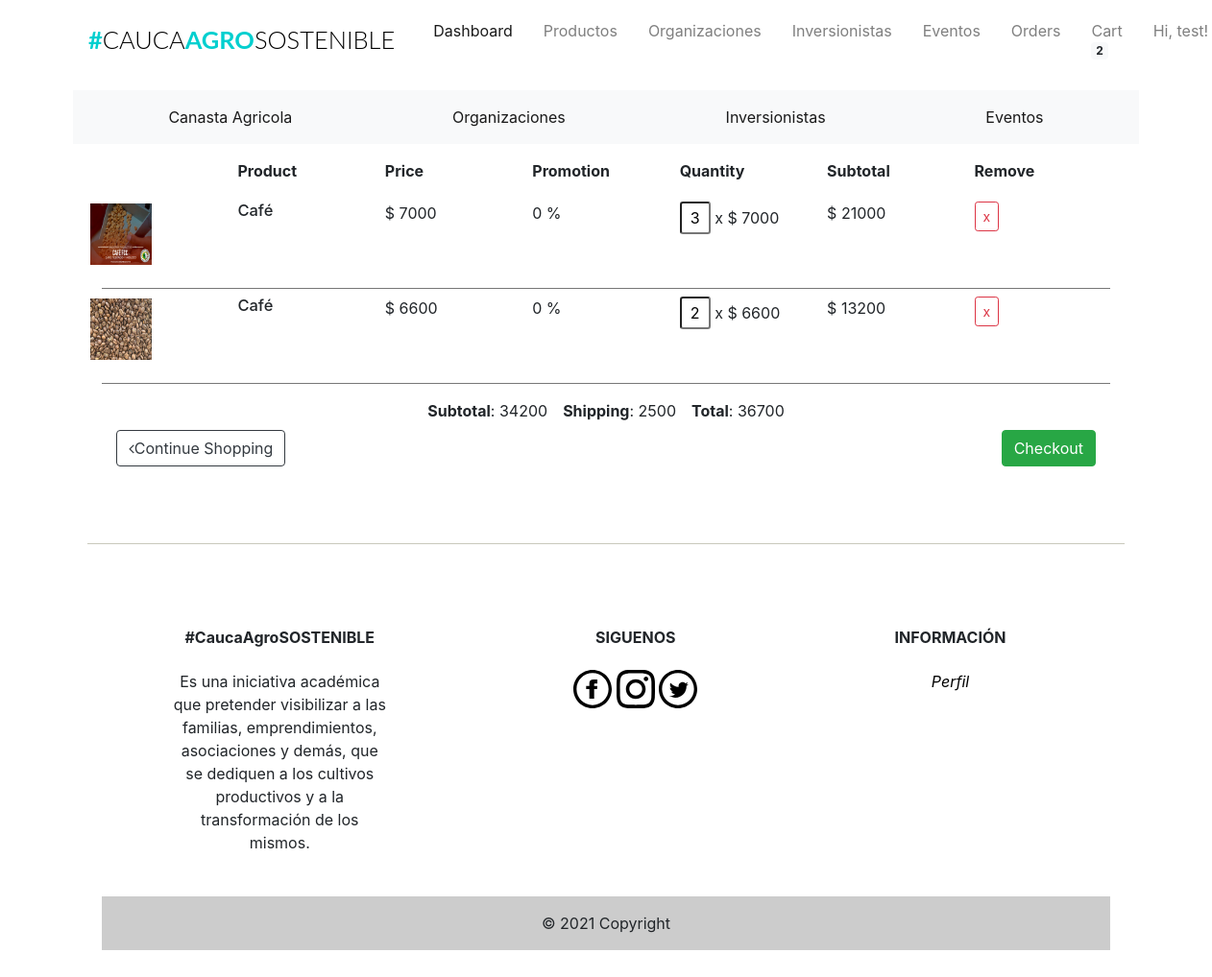
Before: /cart (signed in) with the older database file.
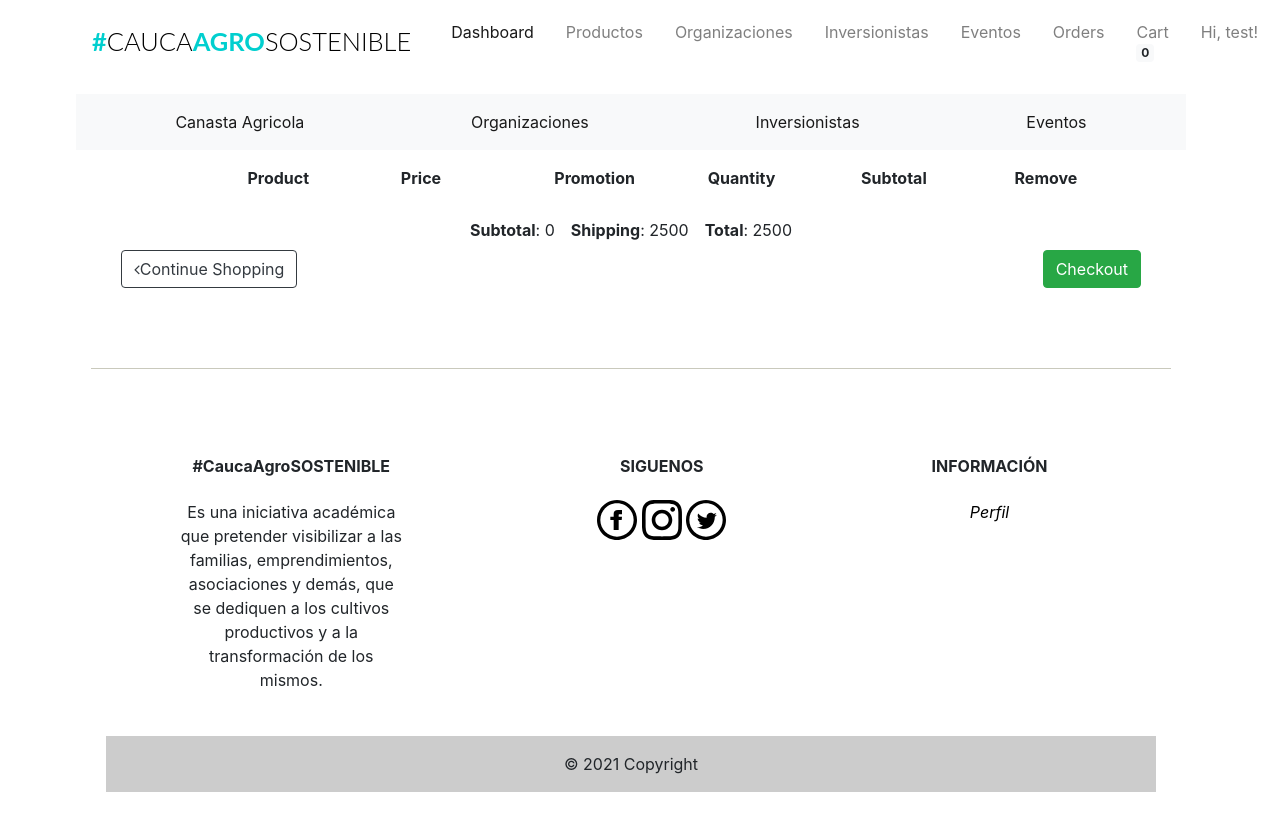
After: the same page with the newer database file.
### app/models.py (models this page shows, shortened)
class Users(UserMixin, db.Model):
    __tablename__ = "users"
    id = db.Column(db.Integer, primary_key=True)
    firstname = db.Column(db.String(24), index=True)
    lastname = db.Column(db.String(24), index=True)
    email = db.Column(db.String(50), index=True, unique=True)
    password_hash = db.Column(db.String)
    phonenumber = db.Column(db.String(18), index=True, unique=True)
    is_admin = db.Column(db.Boolean, default=False)
    order = db.relationship('Orders', backref='user')
    kart = db.relationship('Kart', uselist=False, backref='user')
    shipping_info = db.relationship('Shipping', backref='user', lazy='dynamic')

class Kart(db.Model):
    __tablename__ = 'kart'
    id = db.Column(db.Integer, primary_key=True)
    product_id = db.Column(db.Integer, db.ForeignKey('products.id'))
    product = db.relationship('Products', uselist=False)
    quantity = db.Column(db.Integer)
    subtotal = db.Column(db.Integer) # TODO: Esto se puede quitar
    user_id = db.Column(db.Integer, db.ForeignKey('users.id'))

class Products(db.Model):
    __tablename__ = 'products'
    id = db.Column(db.Integer, primary_key=True)
    product_name = db.Column(db.String(100), index=True)
    product_price = db.Column(db.Integer, index=True)
    product_image = db.Column(db.String(120))
    product_description = db.Column(db.String(200))
    product_stock = db.Column(db.Integer)
    promotion_value = db.Column(db.Integer, index=True)
    organizacion_id = db.Column(db.Integer, db.ForeignKey('organizaciones.id'))

### app/users/routes.py (the view)
@users.route('/cart', methods=["GET", "POST"])
def cart():
    if current_user.is_anonymous:
        count = 0
        user = 0
        cartlist = []
        shipping = None
    else:
        user = current_user.id
        user_info = Users.query.get(user)
        count = Kart.query.filter_by(user_id=user).count()
        cartlist = Kart.query.filter_by(user_id=user).all()
        shipping = Shipping.query.filter_by(user_id=user).first()
    form = CartForm()
    price = ShippingPrice()
    items_subtotals = subtotals()
    if shipping is None:
        flash('Please fill shipping information.')
        return redirect(url_for('users.profile'))
    if current_user.is_anonymous:
        flash('Please login or register to be able to add a shipping address')
        return render_template('users/cart.html', count=count, cartlist=cartlist,
                               title="Cart", form=form, price=price, items_subtotals=items_subtotals, shipping=shipping)
    return render_template('users/cart.html', count=count, cartlist=cartlist,
                           title="Cart", form=form, price=price, items_subtotals=items_subtotals, shipping=shipping, user=user_info)

### app/users/forms.py
class CartForm(FlaskForm):
    quantity = IntegerField('1', validators=[DataRequired()])
    submit = SubmitField('Submit')

### app/models.py (called while the page is built)
@login_manager.user_loader
def load_user(id):
    return Users.query.get(int(id))

### app/users/routes.py (called while the page is built)
def ShippingPrice():
    shipping_price = 0
    if current_user.is_authenticated:
        items = Kart.query.filter_by(user_id=current_user.id).all()
        acum = 0
        for item in items:
            acum += item.quantity
        shipping_price = (int(acum / 10) + 1) * 2500
    return shipping_price

def subtotals():
    subtotals = 0
    if current_user.is_authenticated:
        products = Kart.query.filter_by(user_id=current_user.id).all()
        for product in products:
            subtotals += product.subtotal
    return subtotals

### app/templates/users/cart.html (shortened to what this page needs)
{% extends "base.html" %}
{% block body%}
<link href="//maxcdn.bootstrapcdn.com/font-awesome/4.1.0/css/font-awesome.min.css" rel="stylesheet">
<link href="{{ url_for('static', filename='css/cart.css')}}" rel="stylesheet">
<div class="container">
	<div class="container">
		<div class="row">
				<div class="col">
				</div>
				<div class="col">
					<strong>Product</strong>
				</div>
				<div class="col">
						<strong>Price</strong>
				</div>
				<div class="col">
						<strong>Promotion</strong>
				</div>
				<div class="col">
						<strong>Quantity</strong>
				</div>
				<div class="col">
						<strong>Subtotal</strong>
				</div>
				<div class="col">
						<strong>Remove</strong>
				</div>
		</div>
		{% for items in cartlist %}
		<div class="row">
			<div class="col">
				<img src="{{ items.product.product_image }}" class="item-img img-responsive"/>
			</div>
			<div class="col">
        <h6 class="nomargin">
            <p>{{ items.product.product_name }}</p>
        </h6>
			</div>
			<div class="col">
        <span class="iso">$</span>
        <span class="iso">{{ items.product.product_price }}</span>
			</div>
			<div class="col">
        <span class="iso">{{ items.product.promotion_value}}</span>
        <span class="iso">%</span>
			</div>
			<div class="col">
						<p>
              <input type="text" name="quantity" class="qty form-control-sm" id="qty{{items.id}}" value="{{items.quantity}}" readonly>
              <span class="times">x</span>
              <span class="iso">$</span>
              <span class="item-price{{items.id}}">{{ items.product.product_price }}</span>
						</p>
			</div>
			<div class="col">
        <p>
            <span class="iso">$</span>
            <span class="item-total">{{ items.subtotal }}</span>
        </p>
			</div>
			<div class="col">
					<a href="{{ url_for('users.remove_item', id=items.id) }}" class=" btn btn-outline-danger btn-sm">x</a>
			</div>
		</div>
		<div class="line"></div>
		{% endfor %}
    <div class="container d-flex justify-content-center align-items-center">
      <span class="m-2"><strong>Subtotal</strong>: {{items_subtotals}}</span>
      <span class="m-2"><strong>Shipping</strong>: {{ price }}</span>
      <span class="m-2"><strong>Total</strong>: {{items_subtotals + price}}</span>
		</div>
    <div class="container">
      <a href="{{ url_for('home.homepage') }}" class="btn btn-outline-dark continue-shopping"><i class="fa fa-angle-left"></i>Continue Shopping</a>
      <a href="#" class="btn btn-success checkout-btn float-right" data-toggle="modal" data-target="#exampleModalCenter">Checkout</a>
    </div>
{% endblock %}

### app/templates/base.html (shortened to what this page needs)
<html>
  <head>
      <link href="{{ url_for('static', filename='css/bootstrap.min.css') }}"rel="stylesheet">
      <link href="{{ url_for('static', filename='css/st.css') }}"rel="stylesheet">
      <link href='https://api.mapbox.com/mapbox-gl-js/v2.3.1/mapbox-gl.css' rel='stylesheet' />
  </head>
  <body>
  {% include "navbar.html" %}
  {% include "categories/categories.html" %}
  <div class="container">
    {% block body %}
    {% endblock %}
  </div>
  <div class="push"></div>
  <hr class="footer-break"></hr>
{% include "footer.html" %}
</body>
</html>

### app/templates/navbar.html (shortened to what this page needs)
{% block navbar %}
<div class="container mt-1 mb-3">
  <nav class="navbar navbar-expand-lg navbar-light">
    <h1 class="brand_name">
      <a class="navbar-brand" href="{{ url_for('home.homepage') }}">#<span>CAUCA</span>AGRO<span>SOSTENIBLE</span></a>
    </h1>
    <div class="collapse navbar-collapse" id="navbarNav">
      <ul class="navbar-nav ml-auto mr-auto mt-2 mt-lg-0">
        {% if current_user.is_authenticated %}
        {% if current_user.is_admin %}
        <li class="nav-item ml-3">
          <a class="nav-link active" href="{{ url_for('home.admin_dashboard') }}">Dashboard</a>
        </li>
        <li class="nav-item ml-3">
          <a class="nav-link" href="{{ url_for('admin.list_products') }}">Productos</a>
        </li>
        <li class="nav-item ml-3">
          <a class="nav-link" href="{{ url_for('admin.list_organizaciones') }}">Organizaciones</a>
        </li>
        <li class="nav-item ml-3">
          <a class="nav-link" href="{{ url_for('admin.list_inversionistas') }}">Inversionistas</a>
        </li>
        <li class="nav-item ml-3">
          <a class="nav-link" href="{{ url_for('admin.list_eventos') }}">Eventos</a>
        </li>
        <li class="nav-item ml-3">
          <a class="nav-link" href="{{ url_for('admin.list_orders') }}">Orders</a>
        </li>
        <li class="nav-item ml-3">
          <a class="nav-link" href="{{ url_for('users.cart') }}">Cart<span class="badge badge-light">{{ count
              }}</span></a>
        </li>
        {% else %}
        <li class="nav-item ml-3">
          <a class="nav-link" href="{{ url_for('users.cart') }}">Cart<span class="badge badge-light">{{ count
              }}</span></a>
        </li>
        {% endif %}
        <li class="nav-item dropdown ml-3">
          <a class="nav-link dropdown-toggle" data-toggle="dropdown" href="#" role="button" aria-haspopup="true"
            aria-expanded="false">
            Hi, {{ current_user.firstname }}!
          </a>
        </li>
        {% endif %}
      </ul>
    </div>
  </nav>
</div>
{% endblock %}

### app/templates/categories/categories.html
{% block organizacion %}
<div class="container mt-1 mb-3 overflow-auto">
  <nav class="navbar navbar-expand navbar-light bg-light">
    <div class="collapse navbar-collapse" id="navbarNav">
      <ul class="navbar-nav d-flex justify-content-around">
        <li class="nav-item active">
          <a class="nav-link" href="{{ url_for('home.canasta') }}">Canasta Agricola</a>
        </li>
        <li class="nav-item active">
          <a class="nav-link" href="{{ url_for('home.organizaciones') }}">Organizaciones</a>
        </li>
        <li class="nav-item active">
          <a class="nav-link" href="{{ url_for('home.inversionistas')}}">Inversionistas</a>
        </li>
        <li class="nav-item active">
          <a class="nav-link" href="{{ url_for('home.eventos') }}">Eventos</a>
        </li>
      </ul>
    </div>
  </nav>
</div>
{% endblock %}

### app/templates/footer.html (shortened to what this page needs)
{% block footer %}
<div class="container my-5">
  <footer
          class="text-center text-lg-start text-black"
          style="background-color: #ffffff"
          >
    <div class="container p-4 pb-0">
      <section class="">
        <div class="row">
          <div class="col-md-3 col-lg-3 col-xl-3 mx-auto mt-3">
            <h6 class="text mb-4 font-weight-bold">
              #CaucaAgroSOSTENIBLE
            </h6>
            <p>
              Es una iniciativa
              académica que pretender visibilizar a las familias, emprendimientos, asociaciones y demás, que se dediquen
              a los cultivos productivos y a la transformación de los mismos.
            </p>
          </div>
          <div class="col-md-4 col-lg-3 col-xl-3 mx-auto mt-3">
            <h6 class="text-uppercase mb-4 font-weight-bold">Siguenos</h6>
            <a href="https://www.facebook.com/">
              <img src="{{ url_for('static',filename='iconmonstr-facebook.svg') }}" class="img-responsive svg-footer">
            </a>
            <a href="https://www.instagram.com/">
              <img src="{{ url_for('static',filename='iconmonstr-instagram.svg') }}" class="img-responsive svg-footer">
            </a>
            <a href="https://twitter.com/?lang=en">
              <img src="{{ url_for('static',filename='iconmonstr-twitter.svg') }}" class="img-responsive svg-footer">
            </a>
          </div>
          <div class="col-md-3 col-lg-2 col-xl-2 mx-auto mt-3">
            <h6 class="text-uppercase mb-4 font-weight-bold">Informaci&oacute;n</h6>
            <a href="{{ url_for('users.profile') }}">
              <p><i><span style="color:black;">Perfil</span></i><p>
            </a>
          </div>
        </div>
      </section>
    </div>
    <div class="text-center p-3" style="background-color: rgba(0, 0, 0, 0.2)">
      © 2021 Copyright
    </div>
  </footer>
</div>
{% endblock %}

### app/static/css/st.css (style rules this page uses)
.svg-footer { height: 2.5em; width: 2.5em; }
.footer-break { background-color:#e0e0d1; }
.brand_name .navbar-brand { font-size:1.59rem; text-transform: uppercase; font-family: 'Lato', sans-serif; font-weight: 700; color: #333; }
.brand_name >.navbar-brand { color:#01CFCF; text-decoration: none; }
.brand_name >.navbar-brand span { color: #000; font-weight: 300; }
.navbar-nav { width: 100%; align-items: flex-start; }
.push { height:4em; }
.row { margin-left: auto; margin-right: auto; margin-bottom: 20px; }
.row:after { content: ""; display: table; clear: both; }
.row .col { float: left; -webkit-box-sizing: border-box; box-sizing: border-box; padding: 0 0.75rem; min-height: 1px; }

### app/static/css/cart.css (style rules this page uses)
p,h1, h3, input, ul, h6 ,h5 { margin: 0; padding: 0; }
ul { list-style-type: none; }
@media screen and (max-width: 1280px) { .row { margin-left: -24px; } }

Changed rows visible on the page:
removed Kart: product.product_image (picture), product.product_name "Café", product.product_price "7000", product.promotion_value "0", quantity "3", subtotal "21000"
removed Kart: product.product_image (picture), product.product_name "Café", product.product_price "6600", product.promotion_value "0", quantity "2", subtotal "13200"
Other visible differences:
{{ count }}: "2" → "0"
{{ items_subtotals }}: "34200" → "0"
{{ items_subtotals + price }}: "36700" → "2500"
